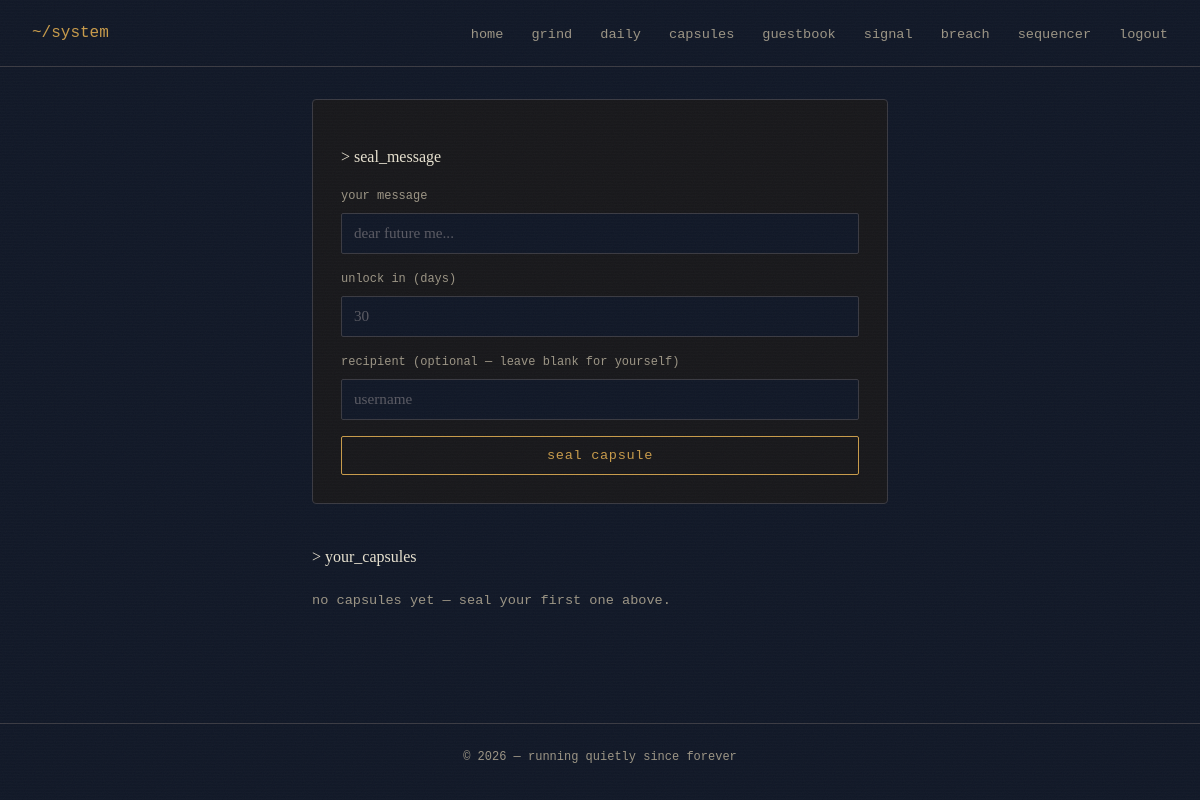
Page /capsules (signed in) on the earlier database version.
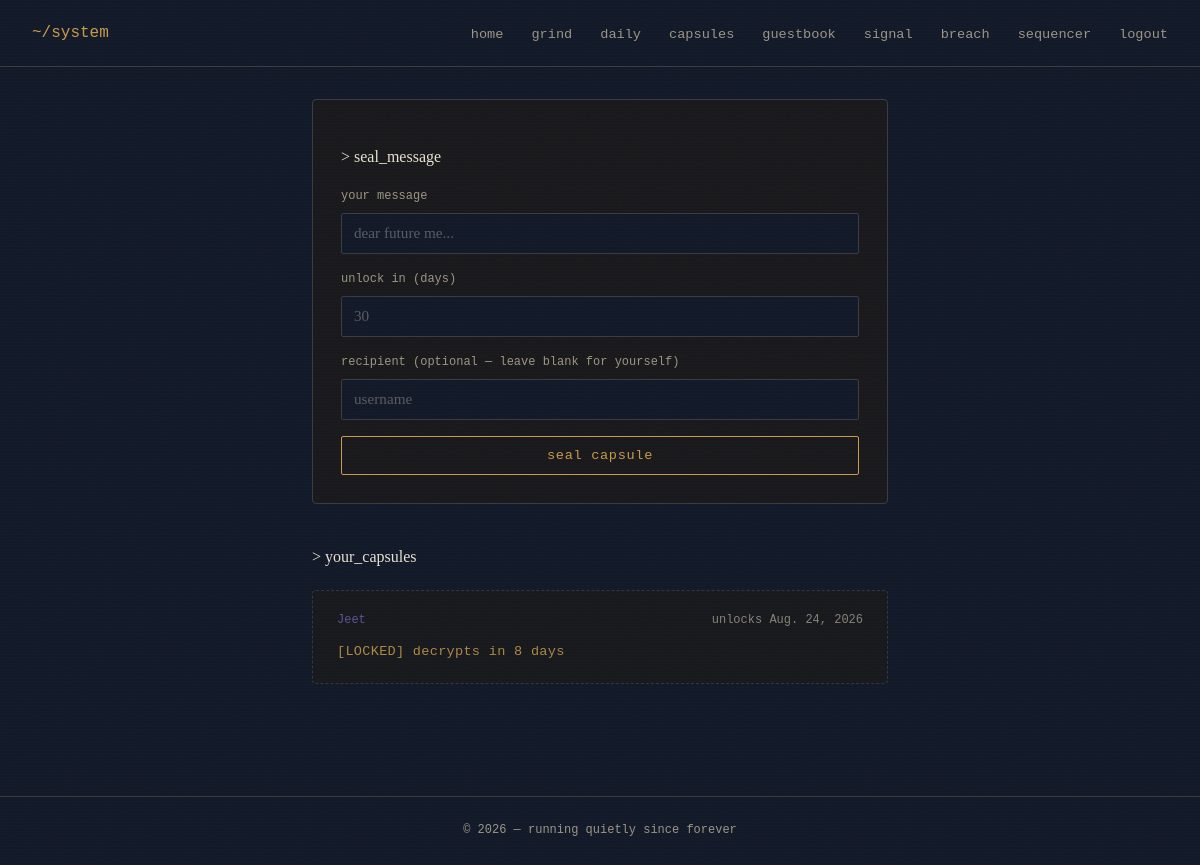
Same page on the later database version.
### myretroapp/models.py (models this page shows)
class TimeCapsule(models.Model):
    sender = models.ForeignKey(User, on_delete=models.CASCADE, related_name='sent_capsules')
    recipient = models.ForeignKey(
        User, on_delete=models.CASCADE, related_name='received_capsules',
        null=True, blank=True  # blank = message to your own future self
    )
    content = models.CharField(max_length=500)
    created_at = models.DateTimeField(auto_now_add=True)
    unlock_date = models.DateField()
    opened = models.BooleanField(default=False)
    class Meta:
        ordering = ['unlock_date']

### myretroapp/views.py (the view)
# urls.py: path('capsules', views.capsule_list, name='capsule_list'),
@never_cache
def capsule_list(request):
    if not request.user.is_authenticated:
        return redirect('login_view')
    today = timezone.localdate()
    my_capsules = TimeCapsule.objects.filter(sender=request.user)
    received_capsules = TimeCapsule.objects.filter(recipient=request.user)
    all_capsules = (my_capsules | received_capsules).distinct()
    capsule_data = []
    for c in all_capsules:
        is_unlocked = c.unlock_date <= today
        days_left = (c.unlock_date - today).days if not is_unlocked else 0
        capsule_data.append({
            'obj': c,
            'is_unlocked': is_unlocked,
            'days_left': days_left,
        })
    return render(request, 'capsule_page.html', {'capsules': capsule_data})

### templates/capsule_page.html (shortened to what this page needs)
{% extends 'base.html' %} {% load static %} {% block title %}time capsule{% endblock %} {% block content %}
<main class="capsule-wrapper">
  <section class="capsule-composer">
    <p class="prompt-line">&gt; seal_message</p>
    <form method="post" action="{% url 'create_capsule' %}">
      <div class="field-group">
        <label for="content">your message</label>
        <input
          type="text"
          id="content"
          name="content"
          placeholder="dear future me..."
          required
        />
      </div>
      <div class="field-group">
        <label for="days">unlock in (days)</label>
        <input
          type="number"
          id="days"
          name="days"
          placeholder="30"
          min="1"
          required
        />
      </div>
      <div class="field-group">
        <label for="recipient"
          >recipient (optional &mdash; leave blank for yourself)</label
        >
        <input
          type="text"
          id="recipient"
          name="recipient"
          placeholder="username"
        />
      </div>
      <button type="submit" class="btn">seal capsule</button>
    </form>
  </section>
  <section class="capsule-list">
    <p class="prompt-line">&gt; your_capsules</p>
    {% for c in capsules %}
    <article
      class="capsule-item {% if not c.is_unlocked %}capsule-locked{% endif %}"
    >
      <div class="capsule-meta">
        <span class="capsule-from">
          {{ c.obj.sender.username }}
        </span>
        <span class="capsule-date">unlocks {{ c.obj.unlock_date }}</span>
      </div>
      {% if c.is_unlocked %}
      <p class="capsule-content">{{ c.obj.content }}</p>
      {% else %}
      <p class="capsule-locked-text">
        [LOCKED] decrypts in {{ c.days_left }} day{{ c.days_left|pluralize }}
      </p>
      {% endif %}
    </article>
    {% empty %}
    <p class="capsule-empty">
      no capsules yet &mdash; seal your first one above.
    </p>
    {% endfor %}
  </section>
</main>
{% endblock %}

Differences in the rows shown:
added TimeCapsule: obj.sender.username "Jeet", obj.unlock_date "Aug. 24, 2026", days_left "8"
Other differences:
text no longer shown: "no capsules yet — seal your first one above."
